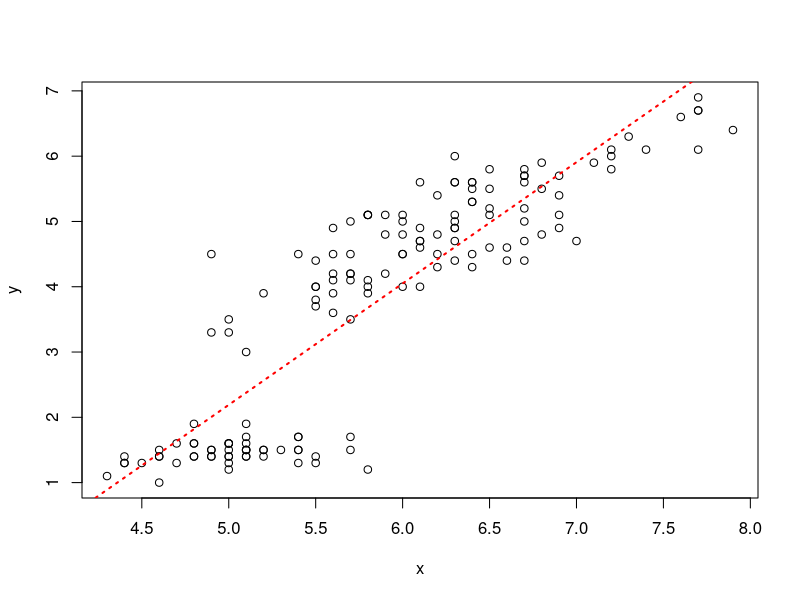
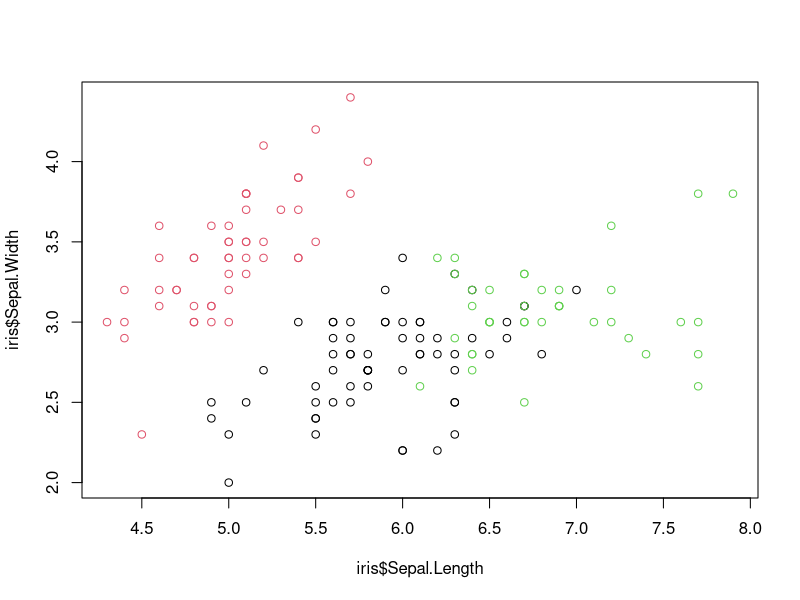

Reproduce these figures in R, in order.
#############################################################################
# simple regression model
#############################################################################

df <- iris 
x <- df$Sepal.Length
y <- df$Petal.Length
plot (x,y)
mod <- lm(y~x)
abline(mod, col="red",lty="dotted",lwd=2)

coef(mod)         # shows intercept (y at x=0) and slope (dy/dx) 
residuals(mod)    # shows the residuals (predicted value - real value)
predict(mod)      # predicts 

library(broom)
augment(mod)      # creates a dataframe with real values, predicted values, residuals, ...


#############################################################################
# clustering (kmeans)
#############################################################################

cl <- kmeans(iris[-5], 3)       # dont use species of iris, 3 centers
table(cl$cluster, iris$Species) # compare cluster with species
plot(iris$Sepal.Length, iris$Sepal.Width, col = cl$cluster)


#############################################################################
# classification (decision tree)
#############################################################################

library(rpart)
mod <- rpart(Species ~ Sepal.Length + Sepal.Width, 
             data = iris,
             method = "class")
mod
new <- data.frame(Sepal.Length = 5.3, Sepal.Width = 2.9)
predict(mod, new)
predict(mod, new, type = "class")
